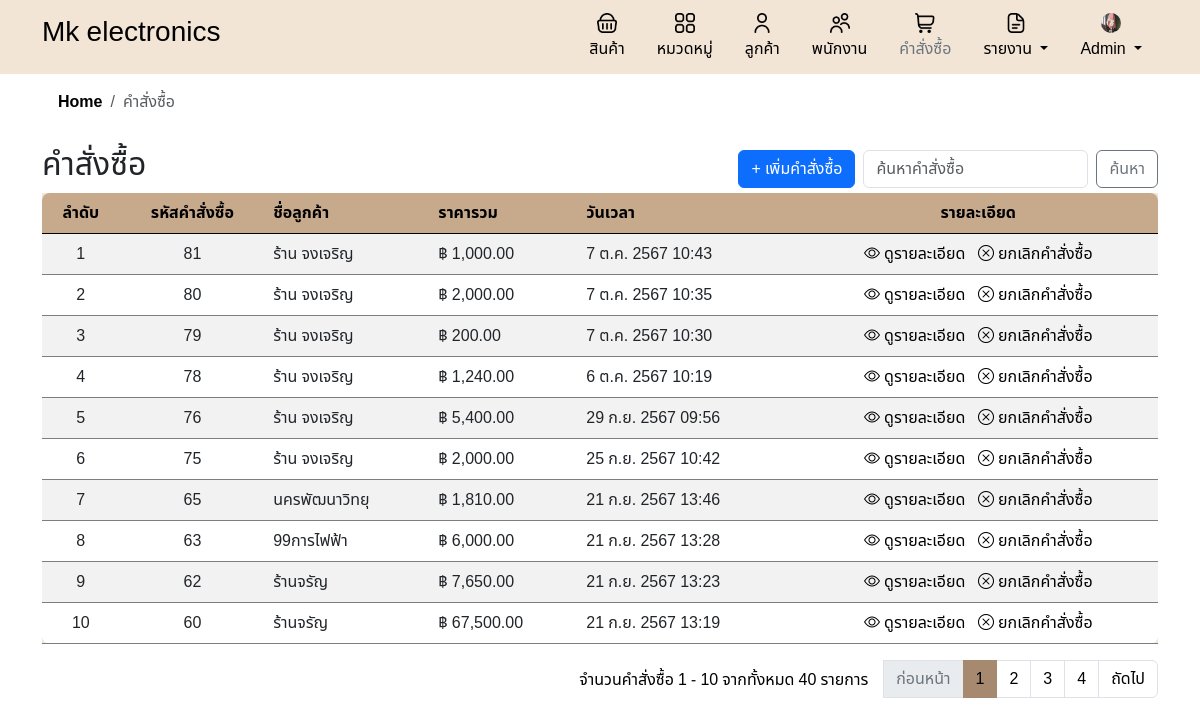
Screenshot of /order.php (signed in) with the database file from the repository.
### tables this page shows
CREATE TABLE `companies` (
  `company_id` int(11) NOT NULL,
  `company_name` varchar(255) NOT NULL,
  `company_address` varchar(255) DEFAULT NULL,
  `company_phone` varchar(10) DEFAULT NULL,
  `company_email` varchar(100) DEFAULT NULL,
  `profile_image` varchar(255) DEFAULT NULL
);

CREATE TABLE `orders` (
  `order_id` int(11) NOT NULL,
  `customer_id` int(11) NOT NULL,
  `total_price` decimal(10,2) NOT NULL,
  `order_date` timestamp NOT NULL DEFAULT current_timestamp(),
  `company_id` int(11) DEFAULT NULL,
  `discount` decimal(10,2) DEFAULT NULL,
  `tax_rate` decimal(5,2) DEFAULT NULL
);

CREATE TABLE `customers` (
  `customer_id` int(11) NOT NULL,
  `customer_name` varchar(255) NOT NULL,
  `address` varchar(255) DEFAULT NULL,
  `district` varchar(255) DEFAULT NULL,
  `city` varchar(255) DEFAULT NULL,
  `province` varchar(255) DEFAULT NULL,
  `phonenumber` varchar(10) DEFAULT NULL,
  `created_at` timestamp NOT NULL DEFAULT current_timestamp()
);

### inc/functions.php (called while the page is built, shortened)
<?php
function formatThaiDate($timestamp, $short = false) {
    $thai_months = array(
        1 => 'ม.ค.', 'ก.พ.', 'มี.ค.', 'เม.ย.', 'พ.ค.', 'มิ.ย.',
        'ก.ค.', 'ส.ค.', 'ก.ย.', 'ต.ค.', 'พ.ย.', 'ธ.ค.'
    );
    $date = date('j', $timestamp);
    $month = $thai_months[date('n', $timestamp)];
    $year = date('Y', $timestamp) + 543;
    if ($short) {
        return "$date $month";
    } else {
        $time = date('H:i', $timestamp);
        return "$date $month $year $time";
    }
}
?>

### order.php (the view, shortened to what this page needs)
<?php
include 'header.php';
include 'db.php';
include 'inc/links.php';
include 'inc/functions.php';
$search = isset($_GET['search']) ? $_GET['search'] : '';
$records_per_page = 10;
$current_page = isset($_GET['page']) ? intval($_GET['page']) : 1;
$offset = ($current_page - 1) * $records_per_page;
$sql = "SELECT orders.order_id, customers.customer_name,
               SUM(order_items.total_price) as total_price,
               orders.order_date
        FROM orders
        LEFT JOIN order_items ON orders.order_id = order_items.order_id
        LEFT JOIN customers ON orders.customer_id = customers.customer_id
        WHERE order_items.is_cancelled = 0";
$sql .= " GROUP BY orders.order_id
          HAVING SUM(order_items.is_cancelled) = 0
          ORDER BY orders.order_date DESC
          LIMIT ? OFFSET ?";
$stmt = $conn->prepare($sql);
if ($search) {
    $search_param = "%$search%";
    $stmt->bind_param("sii", $search_param, $records_per_page, $offset);
} else {
    $stmt->bind_param("ii", $records_per_page, $offset);
}
$stmt->execute();
$result = $stmt->get_result();
$count_sql = "SELECT COUNT(DISTINCT orders.order_id) as total_records
              FROM orders
              LEFT JOIN order_items ON orders.order_id = order_items.order_id
              WHERE order_items.is_cancelled = 0";
if ($search) {
    $count_sql .= " AND orders.order_id LIKE     ?";
    $count_stmt = $conn->prepare($count_sql);
    $count_stmt->bind_param("s", $search_param);
    $count_stmt->execute();
    $count_result = $count_stmt->get_result();
} else {
    $count_result = $conn->query($count_sql);
}
$total_records = $count_result->fetch_assoc()['total_records'];
$total_pages = ceil($total_records / $records_per_page);
?>
<!DOCTYPE html>
<html lang="th">
<head>
</head>
<body>
    <div class="container">
        <nav aria-label="breadcrumb">
            <ol class="breadcrumb breadcrumb-chevron p-3 rounded -3">
                <li class="breadcrumb-item">
                    <a class="link-body-emphasis fw-semibold text-decoration-none" href="home.php">
                        Home</a>
                </li>
                <li class="breadcrumb-item active" aria-current="page">
                    คำสั่งซื้อ
                </li>
            </ol>
        </nav>
        <div class="d-flex justify-content-between align-items-center">
            <h2>คำสั่งซื้อ</h2>
            <div class="d-flex flex-grow-1 justify-content-end align-items-center gap-2">
                <div>
                    <?php if ($_SESSION['role'] === 'admin'): ?>
                        <a href="add_order.php" class="btn btn-primary custom-btn">+ เพิ่มคำสั่งซื้อ</a>
                    <?php endif; ?>
                </div>
                <form class="d-flex m-0" action="" method="get">
                    <input class="form-control me-2" type="search" name="search" placeholder="ค้นหาคำสั่งซื้อ"
                        aria-label="Search" value="<?php echo htmlspecialchars($search); ?>">
                    <button class="btn btn-outline-secondary custom-btn-t" type="submit">ค้นหา</button>
                </form>
            </div>
        </div>
        <div class="table-responsive">
            <table class="table table-striped">
                <thead>
                    <tr>
                        <th class='text-center'>ลำดับ</th>
                        <th class='text-center'>รหัสคำสั่งซื้อ</th>
                        <th>ชื่อลูกค้า</th>
                        <th>ราคารวม</th>
                        <th>วันเวลา</th>
                        <th class='text-center'>รายละเอียด</th>
                    </tr>
                </thead>
                <tbody>
                    <?php
                    if ($result->num_rows > 0) {
                        $row_number = $offset + 1;
                        while ($row = $result->fetch_assoc()) {
                            $formatted_date = formatThaiDate(strtotime($row['order_date']));
                            echo "<tr>
                                        <td class = 'text-center'>{$row_number}</td>
                                        <td class = 'text-center'>{$row['order_id']}</td>
                                        <td>{$row['customer_name']}</td>
                                        <td>฿ " . number_format(htmlspecialchars($row['total_price']), 2) . "</td>
                                        <td>{$formatted_date}</td>
                                        <td class = 'text-center'>
                                            <a href='detail_order.php?order_id=" . $row['order_id'] . "' class='custom-link'>
                                            <i class='bi bi-eye'></i> ดูรายละเอียด
                                            </a>";
                            if ($_SESSION['role'] === 'admin') {
                                echo " &nbsp;
                                            <a href='#' class='custom-link' onclick='confirmCancel(" . $row['order_id'] . ")'>
                                            <i class='bi bi-x-circle'></i> ยกเลิกคำสั่งซื้อ
                                            </a>";
                            }
                            echo "</td></tr>";
                            $row_number++;
                        }
                    } else {
                        echo "<tr><td colspan='6'>ไม่มีข้อมูลคำสั่งซื้อ</td></tr>";
                    }
                    ?>
                </tbody>
            </table>
            <nav aria-label="Page navigation example">
                <ul class="pagination justify-content-end">
                    <div class="mt-2 me-3">
                        <?php
                        $start_number = ($current_page - 1) * $records_per_page + 1;
                        $end_number = min($start_number + $records_per_page - 1, $total_records);
                        echo "จำนวนคำสั่งซื้อ $start_number - $end_number จากทั้งหมด $total_records รายการ";
                        ?>
                    </div>
                    <?php if ($current_page > 1): ?>
                        <li class="page-item">
                            <a class="page-link"
                                href="?page=<?php echo $current_page - 1; ?>&search=<?php echo urlencode($search); ?>">ก่อนหน้า</a>
                        </li>
                    <?php else: ?>
                        <li class="page-item disabled">
                            <a class="page-link">ก่อนหน้า</a>
                        </li>
                    <?php endif; ?>
                    <?php for ($i = 1; $i <= $total_pages; $i++): ?>
                        <li class="page-item <?php echo ($i == $current_page) ? 'active' : ''; ?>">
                            <a class="page-link" href="?page=<?php echo $i; ?>&search=<?php echo urlencode($search); ?>">
                                <?php echo $i; ?>
                            </a>
                        </li>
                    <?php endfor; ?>
                    <?php if ($current_page < $total_pages): ?>
                        <li class="page-item">
                            <a class="page-link"
                                href="?page=<?php echo $current_page + 1; ?>&search=<?php echo urlencode($search); ?>">ถัดไป</a>
                        </li>
                    <?php else: ?>
                        <li class="page-item disabled">
                            <a class="page-link">ถัดไป</a>
                        </li>
                    <?php endif; ?>
                </ul>
            </nav>
        </div>
    </div>
</body>
</html>

### header.php (shortened to what this page needs)
<?php
include 'db.php';
$sql = "SELECT profile_image FROM companies WHERE company_id = 1";
$result = $conn->query($sql);
$profile_image = 'default.png';
if ($result->num_rows > 0) {
    $row = $result->fetch_assoc();
    if (!empty($row['profile_image'])) {
        $profile_image = $row['profile_image'];
    }
}
?>
<div class="header-container">
    <div class="container">
        <div class="d-flex flex-wrap align-items-center justify-content-center justify-content-lg-start">
            <a href="home.php"
                class="d-flex align-items-center my-2 my-lg-0 me-lg-auto <?php echo basename($_SERVER['PHP_SELF']) == 'home.php' ? 'text-secondary active' : 'text-black'; ?> text-decoration-none">
                <h3>Mk electronics</h3>
            </a>
            <ul class="nav col-12 col-lg-auto my-2 justify-content-center my-md-0">
                <li>
                    <a href="product.php"
                        class="nav-link <?php echo basename($_SERVER['PHP_SELF']) == 'product.php' ? 'text-secondary active' : 'text-black'; ?>">
                        <img src="image/shopping-basket.png" class="bi d-block mx-auto mb-1 icon" width="20"
                            height="20">
                        สินค้า
                    </a>
                </li>
                <li>
                    <a href="category.php"
                        class="nav-link <?php echo basename($_SERVER['PHP_SELF']) == 'category.php' ? 'text-secondary active' : 'text-black'; ?>">
                        <img src="image/apps.png" class="bi d-block mx-auto mb-1 icon" width="20"
                            height="20">
                        หมวดหมู่
                    </a>
                </li>
                <li>
                    <a href="customer.php"
                        class="nav-link <?php echo basename($_SERVER['PHP_SELF']) == 'customer.php' ? 'text-secondary active' : 'text-black'; ?>">
                        <img src="image/user (1).png" class="bi d-block mx-auto mb-1 icon" width="20" height="20">
                        ลูกค้า
                    </a>
                </li>
                <?php if ($_SESSION['role'] === 'admin'): ?>
                    <li>
                        <a href="employee.php"
                            class="nav-link <?php echo basename($_SERVER['PHP_SELF']) == 'employee.php' ? 'text-secondary active' : 'text-black'; ?>">
                            <img src="image/users.png" class="bi d-block mx-auto mb-1 icon" width="20" height="20">
                            พนักงาน
                        </a>
                    </li>
                <?php endif; ?>
                <li>
                    <a href="order.php"
                        class="nav-link <?php echo basename($_SERVER['PHP_SELF']) == 'order.php' ? 'text-secondary active' : 'text-black'; ?>">
                        <img src="image/shopping-cart.png" class="bi d-block mx-auto mb-1 icon" width="20" height="20">
                        คำสั่งซื้อ
                    </a>
                </li>
                <?php if ($_SESSION['role'] === 'admin'): ?>
                    <li class="nav-item dropdown">
                        <a href="#"
                            class="nav-link dropdown-toggle <?php echo basename($_SERVER['PHP_SELF']) == 'report.php' ? 'text-secondary active' : 'text-black'; ?>"
                            id="dropdownReport" role="button" data-bs-toggle="dropdown" aria-expanded="false">
                            <img src="image/document.png" class="bi d-block mx-auto mb-1 icon" width="20" height="20">
                            รายงาน
                        </a>
                    </li>
                    <li class="nav-item dropdown">
                        <a href="#"
                            class="nav-link dropdown-toggle <?php echo basename($_SERVER['PHP_SELF']) == 'admin.php' ? 'text-secondary active' : 'text-black'; ?>"
                            id="dropdownProfile" role="button" data-bs-toggle="dropdown" aria-expanded="false">
                            <img src="uploads/<?php echo htmlspecialchars($profile_image); ?>"
                                class="bi d-block mx-auto mb-1 icon rounded-circle" width="20" height="20"
                                alt="Profile Image">
                            <?php echo ($_SESSION['role'] === 'admin') ? 'Admin' : 'User'; ?>
                        </a>
                    </li>
                <?php endif; ?>
            </ul>
        </div>
    </div>
</div>
</body>
</html>

### style.css (style rules this page uses)
* { font-family: "Noto Sans Thai", sans-serif; }
html { overflow-y: scroll; }
body { font-family: "Noto Sans Thai", sans-serif; background-color: #ffffff; }
.header-container { width: 100%; background-color: #F2E5D5; padding: 5px; }
.table { width: 100%; margin-bottom: 1rem; color: #212529; background-color: #F2E5D5; overflow: hidden; }
.table td, .table th { background-color: #F2E5D5; border-color: #7e7e7e; }
.table-striped tbody tr:nth-of-type(odd) { background-color: rgba(242, 229, 213, 0.5); }
.table th, .table td { padding: 0.75rem; vertical-align: top; border-top: 1px solid #ffffff; text-align: left; }
.table thead th { vertical-align: bottom; border-bottom: 1px solid #000000; background-color: #C7A98B; color: #000; }
.table thead th:first-child { border-top-left-radius: 8px; }
.table thead th:last-child { border-top-right-radius: 8px; }
.table tbody tr:last-child td:first-child { border-bottom-left-radius: 8px; }
.table tbody tr:last-child td:last-child { border-bottom-right-radius: 8px; }
.table-responsive { display: block; width: 100%; overflow-x: auto; -webkit-overflow-scrolling: touch; -ms-overflow-style: -ms-autohiding-scrollbar; }
.custom-btn { background-color: #ffffff; color: #000000; border: 2px solid #C7A98B; }
.custom-btn-t { background-color: #C7A98B; color: #000000; border: none; }
.pagination { color: #000; }
.page-item.active .page-link { background-color: #A6896F; border-color: #A6896F; color: #000000; }
.page-item .page-link { color: #000000; }
.page-item.disabled .page-link { color: #6c757d; }
.custom-link { color: #000; text-decoration: none; }
body { margin-bottom: 20px; padding: 0; background-color: #f8f9fa; }
.table th, .table td { vertical-align: middle; }
html, body { height: 100%; }

### rows the page displays
companies: profile_image (picture)
orders: order_id "81", customer.customer_name "ร้าน จงเจริญ", total_price "1,000.00", order_date "7 ต.ค. 2567 10:43"
orders: order_id "80", customer.customer_name "ร้าน จงเจริญ", total_price "2,000.00", order_date "7 ต.ค. 2567 10:35"
orders: order_id "79", customer.customer_name "ร้าน จงเจริญ", total_price "200.00", order_date "7 ต.ค. 2567 10:30"
orders: order_id "78", customer.customer_name "ร้าน จงเจริญ", total_price "1,240.00", order_date "6 ต.ค. 2567 10:19"
orders: order_id "76", customer.customer_name "ร้าน จงเจริญ", total_price "5,400.00", order_date "29 ก.ย. 2567 09:56"
orders: order_id "75", customer.customer_name "ร้าน จงเจริญ", total_price "2,000.00", order_date "25 ก.ย. 2567 10:42"
orders: order_id "65", customer.customer_name "นครพัฒนาวิทยุ", total_price "1,810.00", order_date "21 ก.ย. 2567 13:46"
orders: order_id "63", customer.customer_name "99การไฟฟ้า", total_price "6,000.00", order_date "21 ก.ย. 2567 13:28"
orders: order_id "62", customer.customer_name "ร้านจรัญ", total_price "7,650.00", order_date "21 ก.ย. 2567 13:23"
orders: order_id "60", customer.customer_name "ร้านจรัญ", total_price "67,500.00", order_date "21 ก.ย. 2567 13:19"

### other values shown
$start_number "1"
$end_number "10"
$total_records "40"
